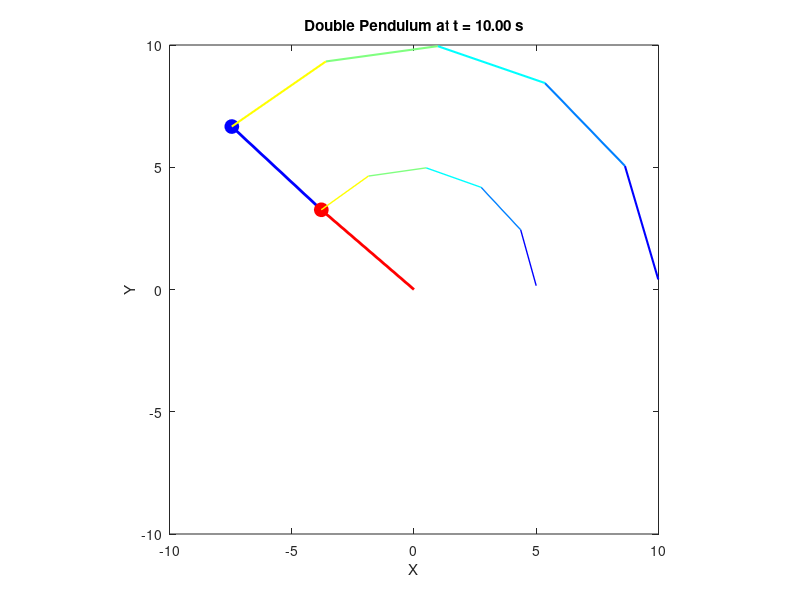
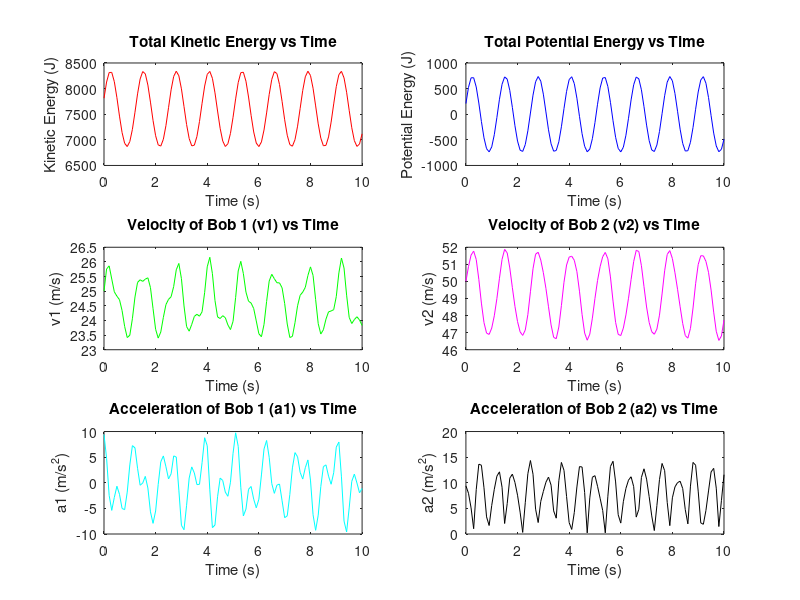

Write MATLAB code to recreate these figures, in order.
function double_pendulum_sim_1()

%INPUT
m1 = input('Enter mass m1 (kg): ');
m2 = input('Enter mass m2 (kg): ');
L1 = input('Enter length L1 (m): ');
L2 = input('Enter length L2 (m): ');
theta1_0 = input('Enter initial angular position of bob 1 (rad): ');
theta2_0 = input('Enter initial angular position of bob 2 (rad): ');
omega1_0 = input('Enter initial angular velocity of bob 1 (rad/s): ');
omega2_0 = input('Enter initial angular velocity of bob 2 (rad/s): ');

%CONSTANTS
g = 9.81;
y0 = [theta1_0; omega1_0; theta2_0; omega2_0];

%TIME SETTINGS
t_final = 10;          
dt = 0.1;            
tspan = 0:dt:t_final;  

%SOLVE SYSTEM
opts = odeset('RelTol',1e-10, 'AbsTol',1e-10);
[t, y] = ode45(@(t,y) equations(t, y, m1, m2, L1, L2, g), tspan, y0, opts);

%COORDINATES
x1 = L1 * sin(y(:,1));
y1 = -L1 * cos(y(:,1));
x2 = x1 + L2 * sin(y(:,3));
y2 = y1 - L2 * cos(y(:,3));

%ENERGY, VELOCITY, ACCELERATION CALCULATION
theta1 = y(:,1); omega1 = y(:,2);
theta2 = y(:,3); omega2 = y(:,4);

% Velocities
v1 = L1 * omega1;
v2 = sqrt((L1*omega1).^2 + (L2*omega2).^2 + ...
    2*L1*L2.*omega1.*omega2.*cos(theta1 - theta2));

% Accelerations
alpha1 = zeros(size(t));
alpha2 = zeros(size(t));
for i = 1:length(t)
    dydt_i = equations([], y(i,:)', m1, m2, L1, L2, g);
    alpha1(i) = dydt_i(2);  
    alpha2(i) = dydt_i(4);  
end
a1 = L1 * alpha1;
a2 = sqrt( ...
    (L1*alpha1).^2 + (L2*alpha2).^2 + ...
    2*L1*L2.*alpha1.*alpha2.*cos(theta1 - theta2));

% Kinetic Energy
T = 0.5 * m1 .* v1.^2 + 0.5 * m2 .* v2.^2;

% Potential Energy
y1_pos = -L1 * cos(theta1);  
y2_pos = y1_pos - L2 * cos(theta2);  
V = -m1 * g * y1_pos - m2 * g * y2_pos;

%ANIMATION
figure('Color', 'w');
for i = 1:length(t)
    clf;

    % Plot rods
    plot([0 x1(i)], [0 y1(i)], 'r', 'LineWidth', 2); hold on;
    plot([x1(i) x2(i)], [y1(i) y2(i)], 'b', 'LineWidth', 2);

    % Plot masses
    plot(x1(i), y1(i), 'ro', 'MarkerSize', 10, 'MarkerFaceColor', 'r');
    plot(x2(i), y2(i), 'bo', 'MarkerSize', 10, 'MarkerFaceColor', 'b');

    % Trail
    trail_duration = 0.5;
    trail_start_idx = find(t >= t(i) - trail_duration, 1);
    if ~isempty(trail_start_idx) && trail_start_idx < i
        trail_len = i - trail_start_idx + 1;
        cmap = jet(trail_len);
        for j = 1:trail_len-1
            idx = trail_start_idx + j - 1;
            plot([x2(idx) x2(idx+1)], [y2(idx) y2(idx+1)], '-', ...
                'Color', cmap(j,:), 'LineWidth', 1.5);
            plot([x1(idx) x1(idx+1)], [y1(idx) y1(idx+1)], '-', ...
                'Color', cmap(j,:), 'LineWidth', 1);
        end
    end

    axis equal;
    axis([-L1-L2 L1+L2 -L1-L2 L1+L2]);
    title(sprintf('Double Pendulum at t = %.2f s', t(i)), 'Color', 'k');
    xlabel('X'); ylabel('Y');
    drawnow;
end

%PLOTTING
figure;

subplot(3,2,1);
plot(t, T, 'r');
title('Total Kinetic Energy vs Time'); xlabel('Time (s)'); ylabel('Kinetic Energy (J)');

subplot(3,2,2);
plot(t, V, 'b');
title('Total Potential Energy vs Time'); xlabel('Time (s)'); ylabel('Potential Energy (J)');

subplot(3,2,3);
plot(t, v1, 'g');
title('Velocity of Bob 1 (v1) vs Time'); xlabel('Time (s)'); ylabel('v1 (m/s)');

subplot(3,2,4);
plot(t, v2, 'm');
title('Velocity of Bob 2 (v2) vs Time'); xlabel('Time (s)'); ylabel('v2 (m/s)');

subplot(3,2,5);
plot(t, a1, 'c');
title('Acceleration of Bob 1 (a1) vs Time'); xlabel('Time (s)'); ylabel('a1 (m/s^2)');

subplot(3,2,6);
plot(t, a2, 'k');
title('Acceleration of Bob 2 (a2) vs Time'); xlabel('Time (s)'); ylabel('a2 (m/s^2)');

end

%SYSTEM EQUATIONS
function dydt = equations(~, y, m1, m2, L1, L2, g)
theta1 = y(1); omega1 = y(2);
theta2 = y(3); omega2 = y(4);
delta = theta2 - theta1;

den1 = (m1 + m2) * L1 - m2 * L1 * cos(delta)^2;
den2 = (L2 / L1) * den1;

domega1 = (m2 * L1 * omega1^2 * sin(delta) * cos(delta) + ...
           m2 * g * sin(theta2) * cos(delta) + ...
           m2 * L2 * omega2^2 * sin(delta) - ...
           (m1 + m2) * g * sin(theta1)) / den1;

domega2 = (-m2 * L2 * omega2^2 * sin(delta) * cos(delta) + ...
           (m1 + m2) * g * sin(theta1) * cos(delta) - ...
           (m1 + m2) * L1 * omega1^2 * sin(delta) - ...
           (m1 + m2) * g * sin(theta2)) / den2;

dydt = [omega1; domega1; omega2; domega2];
end
